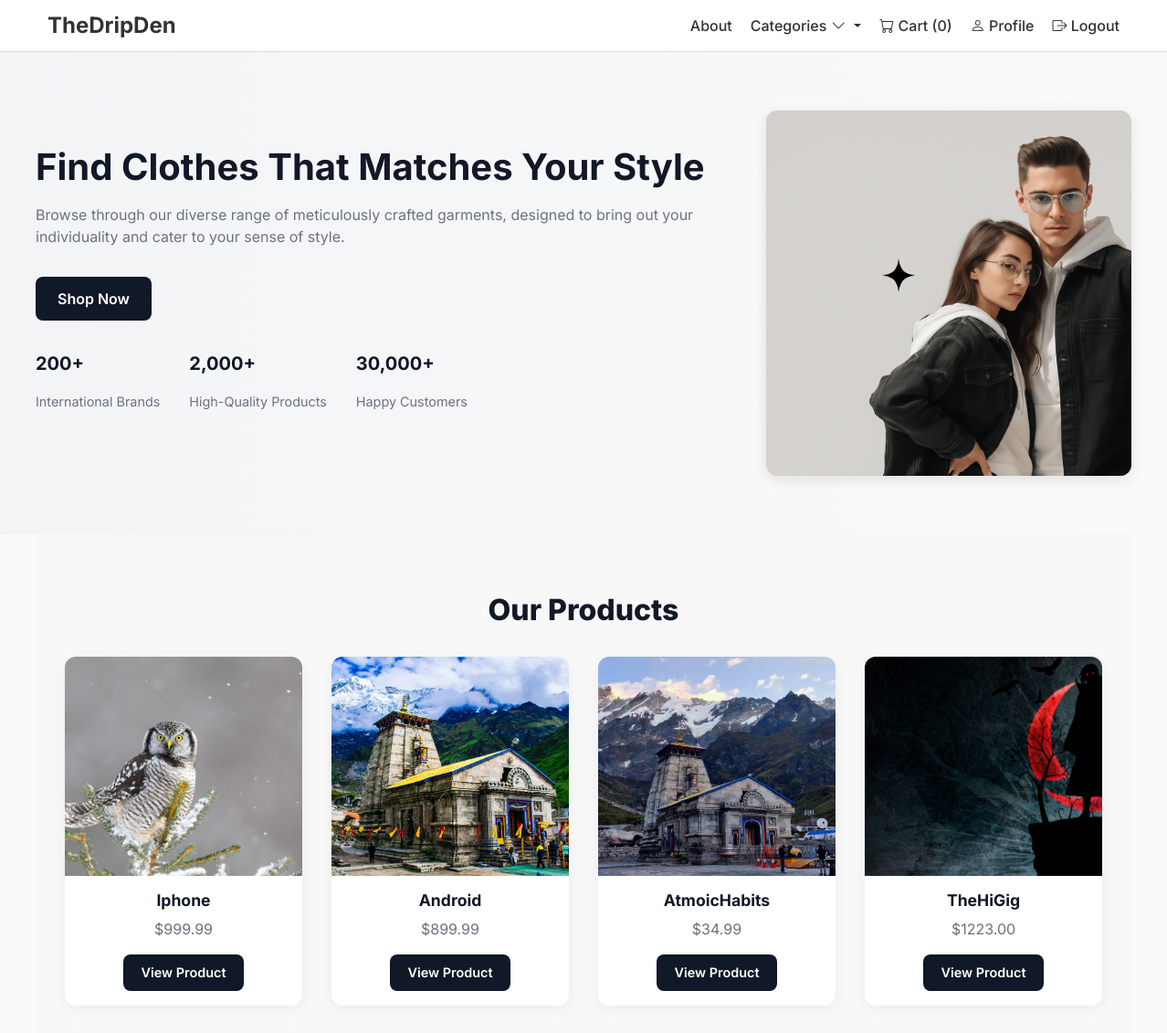
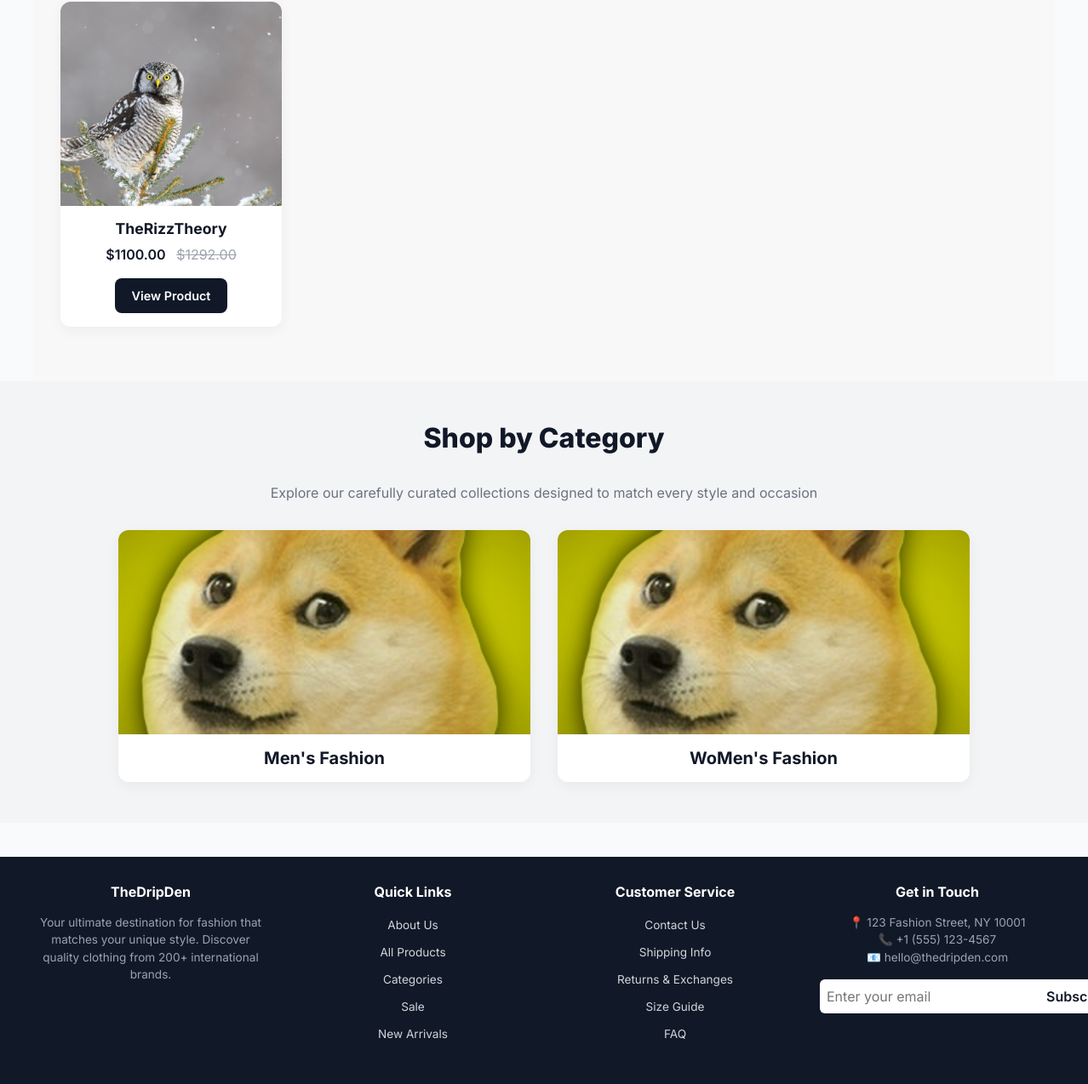
The app's page / (signed in) with its own data (2 pictures, top to bottom).
### store/models.py (models this page shows, shortened)
class Product(models.Model):
    name=models.CharField( max_length=100)
    price=models.DecimalField(default=0,decimal_places=2,max_digits=6)
    category=models.ForeignKey(Category,on_delete=models.CASCADE,default=1)
    description=models.CharField( max_length=250,default='',blank=True,null=True)
    image=models.ImageField(upload_to='uploads/product')
    is_sale=models.BooleanField(default=False)
    sale_price=models.DecimalField(default=0,decimal_places=2,max_digits=6)

### store/views.py (the view)
# urls.py: path('',views.home,name='home'),
def home(request):
    products=Product.objects.all()
    return render(request,'home.html',{'products':products})

### cart/cart.py (called while the page is built)
    def __len__(self):
        return len(self.cart)

### cart/context_processors.py (called while the page is built)
def cart(request):
    return {'cart':Cart(request)}

### store/templates/home.html (shortened to what this page needs)
{% extends 'base.html' %}
{% load static %}
{% block content %}
<link rel="stylesheet" href="{% static 'css/home.css' %}">
<section class="hero">
  <div class="hero-container">
    <div class="hero-text">
      <h1>Find Clothes That Matches Your Style</h1>
      <p>
        Browse through our diverse range of meticulously crafted garments, designed to bring out your individuality and cater to your sense of style.
      </p>
      <a href="#products" class="btn-primary">Shop Now</a>
      <div class="stats">
        <div><strong>200+</strong><p>International Brands</p></div>
        <div><strong>2,000+</strong><p>High-Quality Products</p></div>
        <div><strong>30,000+</strong><p>Happy Customers</p></div>
      </div>
    </div>
    <div class="hero-image">
      <img src="{% static 'assets/img.png' %}" alt="Hero Image">
    </div>
  </div>
</section>
<section class="section" id="products">
  <h2 class="section-title">Our Products</h2>
  <div class="product-grid">
    {% for product in products %}
      <div class="product-card">
        <div class="product-image">
          <img src="{{ product.image.url }}" alt="{{ product.name }}">
        </div>
        <div class="product-details">
          <h4>{{ product.name }}</h4>
          <p class="price">
            {% if product.is_sale %}
              <span class="sale">${{ product.sale_price }}</span>
              <span class="old-price">${{ product.price }}</span>
            {% else %}
              ${{ product.price }}
            {% endif %}
          </p>
          <a class="btn-secondary" href="{% url 'product' product.id %}">View Product</a>
        </div>
      </div>
    {% endfor %}
  </div>
</section>
<section class="categories">
  <h2 class="section-title">Shop by Category</h2>
  <p class="section-subtitle">Explore our carefully curated collections designed to match every style and occasion</p>
  <div class="category-grid">
    <div class="category-card">
  <img src="{% static 'assets/R.jpg' %}" alt="Men's Fashion">
  <div class="category-content">
    <h3>Men's Fashion</h3>
  </div>
</div>
    <div class="category-card">
  <img src="{% static 'assets/R.jpg' %}" alt="Men's Fashion">
  <div class="category-content">
    <h3>WoMen's Fashion</h3>
  </div>
</div>
  </div>
</section>
<footer class="footer">
  <div class="footer-container">
    <div class="footer-brand">
      <h3>TheDripDen</h3>
      <p>Your ultimate destination for fashion that matches your unique style. Discover quality clothing from 200+ international brands.</p>
      <div class="socials">
      </div>
    </div>
    <div class="footer-links">
      <h4>Quick Links</h4>
      <ul>
        <li><a href="#">About Us</a></li>
        <li><a href="#products">All Products</a></li>
        <li><a href="#">Categories</a></li>
        <li><a href="#">Sale</a></li>
        <li><a href="#">New Arrivals</a></li>
      </ul>
    </div>
    <div class="footer-links">
      <h4>Customer Service</h4>
      <ul>
        <li><a href="#">Contact Us</a></li>
        <li><a href="#">Shipping Info</a></li>
        <li><a href="#">Returns & Exchanges</a></li>
        <li><a href="#">Size Guide</a></li>
        <li><a href="#">FAQ</a></li>
      </ul>
    </div>
    <div class="footer-contact">
      <h4>Get in Touch</h4>
      <p>📍 123 Fashion Street, NY 10001</p>
      <p>📞 +1 (555) 123-4567</p>
      <p>📧 hello@thedripden.com</p>
      <form class="subscribe">
        <input type="email" placeholder="Enter your email">
        <button type="submit">Subscribe</button>
      </form>
    </div>
  </div>
{% endblock %}

### static/css/base.css (style rules this page uses)
* { margin: 0; padding: 0; box-sizing: border-box; }
body { font-family: Arial, sans-serif; line-height: 1.6; color: #333; background-color: #f4f4f4; }
footer { background-color: #333; color: #fff; text-align: center; padding: 20px 0; margin-top: 40px; }
footer p { margin: 0; }

### static/css/products.css (style rules this page uses)
.section { padding: 60px 5vw; background-color: #f8f8f8; }
.section-title { font-size: 2.5rem; font-weight: 800; text-align: center; margin-bottom: 50px; }

### static/css/home.css (style rules this page uses)
body { font-family: 'Inter', sans-serif; margin: 0; padding: 0; background: #f9fafb; color: #111827; }
h1, h2, h3, h4 { font-weight: 700; margin: 0; }
p { margin: 0.5rem 0; color: #6b7280; }
a { text-decoration: none; color: inherit; }
button, .btn-primary, .btn-secondary { cursor: pointer; border: none; border-radius: 8px; font-weight: 600; transition: all 0.3s ease; }
.hero { background: linear-gradient(to right, #f3f4f6, #fafafa); padding: 4rem 2rem; }
.hero-container { display: flex; align-items: center; justify-content: space-between; max-width: 1200px; margin: 0 auto; gap: 2rem; }
.hero-text { flex: 1; }
.hero-text h1 { font-size: 2.5rem; line-height: 1.2; color: #111827; }
.hero-text p { margin: 1rem 0 2rem; font-size: 1rem; }
.btn-primary { background: #111827; color: #fff; padding: 0.75rem 1.5rem; display: inline-block; }
.stats { display: flex; gap: 2rem; margin-top: 2rem; }
.stats div strong { font-size: 1.25rem; color: #111827; }
.stats div p { font-size: 0.9rem; color: #6b7280; }
.hero-image img { width: 100%; max-width: 400px; border-radius: 12px; box-shadow: 0 4px 16px rgba(0,0,0,0.1); }
.section { padding: 4rem 2rem; max-width: 1200px; margin: 0 auto; }
.section-title { text-align: center; font-size: 2rem; margin-bottom: 2rem; color: #111827; }
.product-grid { display: grid; grid-template-columns: repeat(auto-fit, minmax(260px, 1fr)); gap: 2rem; }
.product-card { background: #fff; border-radius: 12px; box-shadow: 0 4px 16px rgba(0,0,0,0.05); overflow: hidden; transition: transform 0.3s ease; display: flex; flex-direction: column; align-items: center; }
.product-image img { width: 100%; height: 240px; object-fit: cover; }
.product-details { padding: 1rem; text-align: center; }
.product-details h4 { font-size: 1.1rem; margin-bottom: 0.5rem; color: #111827; }
.price { font-size: 1rem; margin-bottom: 0.5rem; }
.price .sale { color: #111827; font-weight: 600; margin-right: 0.5rem; }
.price .old-price { color: #9ca3af; text-decoration: line-through; }
.btn-secondary { display: block; margin: 0 auto; background: #111827; color: #fff; padding: 0.6rem 1.2rem; font-size: 0.9rem; border-radius: 8px; width: fit-content; }
.categories { background: #f3f4f6; padding: 3rem 2rem; text-align: center; }
.section-subtitle { margin-bottom: 2rem; color: #6b7280; }
.category-grid { display: grid; grid-template-columns: repeat(auto-fit, minmax(260px, 1fr)); gap: 2rem; max-width: 1000px; margin: 0 auto; }
.category-card { position: relative; overflow: hidden; border-radius: 12px; box-shadow: 0 4px 16px rgba(0,0,0,0.05); background: #fff; text-align: center; transition: transform 0.3s ease; }
.category-card img { width: 100%; height: 240px; object-fit: cover; display: block; }
.category-content { padding: 1rem; }
.category-content h3 { font-size: 1.25rem; color: #111827; margin: 0; }
.footer { background: #111827; color: #d1d5db; padding: 2rem 2rem; }
.footer-container { display: grid; grid-template-columns: repeat(auto-fit, minmax(220px, 1fr)); gap: 2rem; max-width: 1200px; margin: 0 auto; }
.footer h3, .footer h4 { color: #fff; margin-bottom: 1rem; font-size: 1rem; }
.footer p { color: #9ca3af; font-size: 0.85rem; }
.footer-links ul { list-style: none; padding: 0; }
.footer-links ul li { margin-bottom: 0.5rem; }
.footer-links a { color: #d1d5db; font-size: 0.85rem; }
.subscribe { display: flex; margin-top: 1rem; }
.subscribe input { padding: 0.5rem; flex: 1; border-radius: 6px 0 0 6px; border: none; }
.subscribe button { background: #fff; color: #111827; padding: 0.5rem 1rem; border-radius: 0 6px 6px 0; border: none; font-weight: 600; }

### records on screen
Product: image (picture), name "Iphone", price "999.99"
Product: image (picture), name "Android", price "899.99"
Product: image (picture), name "AtmoicHabits", price "34.99"
Product: image (picture), name "TheHiGig", price "1223.00"
Product: image (picture), name "TheRizzTheory", sale_price "1100.00", price "1292.00"

### other values on screen
{{ cart|length }} "0"
